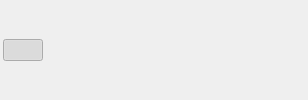
            <widget class="QFrame" name="frame__hda_info">
             <property name="frameShape">
              <enum>QFrame::NoFrame</enum>
             </property>
             <property name="frameShadow">
              <enum>QFrame::Raised</enum>
             </property>
             <layout class="QHBoxLayout" name="horizontalLayout_11">
              <property name="spacing">
               <number>3</number>
              </property>
              <property name="leftMargin">
               <number>3</number>
              </property>
              <property name="topMargin">
               <number>1</number>
              </property>
              <property name="rightMargin">
               <number>3</number>
              </property>
              <property name="bottomMargin">
               <number>1</number>
              </property>
              <item>
               <widget class="QPushButton" name="pushButton__hda_info">
                <property name="cursor">
                 <cursorShape>PointingHandCursor</cursorShape>
                </property>
                <property name="toolTip">
                 <string>iHDA Info View</string>
                </property>
                <property name="statusTip">
                 <string>iHDA notes and tag information.</string>
                </property>
                <property name="text">
                 <string/>
                </property>
                <property name="icon">
                 <iconset resource="icons.qrc">
                  <normaloff>:/main/icons/ic_border_color_white.png</normaloff>:/main/icons/ic_border_color_white.png</iconset>
                </property>
                <property name="iconSize">
                 <size>
                  <width>20</width>
                  <height>20</height>
                 </size>
                </property>
                <property name="checkable">
                 <bool>true</bool>
                </property>
                <property name="checked">
                 <bool>true</bool>
                </property>
                <property name="autoExclusive">
                 <bool>true</bool>
                </property>
                <property name="flat">
                 <bool>true</bool>
                </property>
               </widget>
              </item>
              <item>
               <widget class="QPushButton" name="pushButton__hda_loc_record">
                <property name="cursor">
                 <cursorShape>PointingHandCursor</cursorShape>
                </property>
                <property name="toolTip">
                 <string>iHDA Location Record View</string>
                </property>
                <property name="statusTip">
                 <string>Record iHDA location of current HIP file.</string>
                </property>
                <property name="text">
                 <string/>
                </property>
                <property name="icon">
                 <iconset resource="icons.qrc">
                  <normaloff>:/main/icons/ic_place_white.png</normaloff>:/main/icons/ic_place_white.png</iconset>
                </property>
                <property name="iconSize">
                 <size>
                  <width>20</width>
                  <height>20</height>
                 </size>
                </property>
                <property name="checkable">
                 <bool>true</bool>
                </property>
                <property name="autoExclusive">
                 <bool>true</bool>
                </property>
                <property name="flat">
                 <bool>true</bool>
                </property>
               </widget>
              </item>
              <item>
               <widget class="QPushButton" name="pushButton__hda_inside_node_view">
                <property name="cursor">
                 <cursorShape>PointingHandCursor</cursorShape>
                </property>
                <property name="toolTip">
                 <string>iHDA Inside Node View</string>
                </property>
                <property name="statusTip">
                 <string>Find the iHDA node in the current HIP file.</string>
                </property>
                <property name="text">
                 <string/>
                </property>
                <property name="icon">
                 <iconset resource="icons.qrc">
                  <normaloff>:/main/icons/ic_find_in_page_white.png</normaloff>:/main/icons/ic_find_in_page_white.png</iconset>
                </property>
                <property name="iconSize">
                 <size>
                  <width>20</width>
                  <height>20</height>
                 </size>
                </property>
                <property name="checkable">
                 <bool>true</bool>
                </property>
                <property name="autoExclusive">
                 <bool>true</bool>
                </property>
                <property name="flat">
                 <bool>true</bool>
                </property>
               </widget>
              </item>
              <item>
               <spacer name="horizontalSpacer_5">
                <property name="orientation">
                 <enum>Qt::Horizontal</enum>
                </property>
                <property name="sizeHint" stdset="0">
                 <size>
                  <width>133</width>
                  <height>20</height>
                 </size>
                </property>
               </spacer>
              </item>
              <item>
               <widget class="QPushButton" name="pushButton__donate">
                <property name="cursor">
                 <cursorShape>PointingHandCursor</cursorShape>
                </property>
                <property name="toolTip">
                 <string>Donate...</string>
                </property>
                <property name="statusTip">
                 <string>Donate. I need your help to make a better program.</string>
                </property>
                <property name="text">
                 <string/>
                </property>
                <property name="icon">
                 <iconset resource="icons.qrc">
                  <normaloff>:/main/icons/ic_sentiment_satisfied_white.png</normaloff>:/main/icons/ic_sentiment_satisfied_white.png</iconset>
                </property>
                <property name="iconSize">
                 <size>
                  <width>20</width>
                  <height>20</height>
                 </size>
                </property>
                <property name="flat">
                 <bool>true</bool>
                </property>
               </widget>
              </item>
             </layout>
            </widget>
